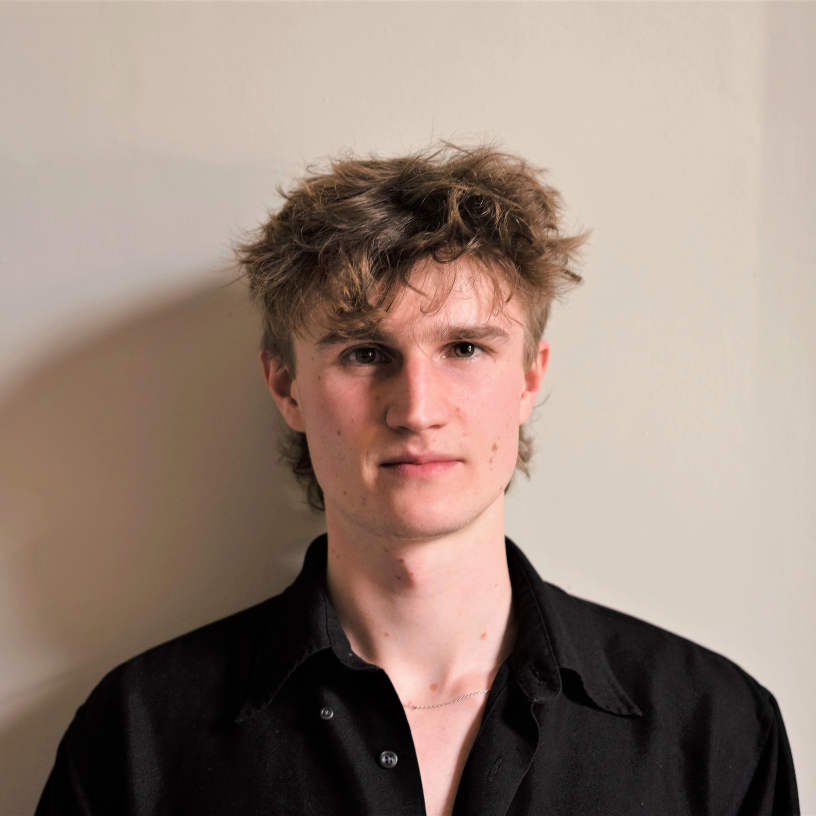
#> input picture imgs/ed.jpg, 3264 x 3264 px (shown at 1/4 size)
$ jupyter execute contour_snake_seg.ipynb
#> lines starting #> are read from the running program, lines starting #| are printed output that depends on the picture
[cell 1]
import numpy as np
import matplotlib.pyplot as plt
import skimage.segmentation as seg
from skimage import io, color,transform


import math

[cell 2]
def image_show(image, nrows=1, ncols=1, cmap='gray'):
    fig, ax = plt.subplots(nrows=nrows, ncols=ncols, figsize=(6, 6))
    ax.imshow(image, cmap='gray')
    ax.axis('off')
    return fig, ax

[cell 3]
image = io.imread('imgs/ed.jpg')
#> image is the input picture: shape (3264, 3264, 3); mean R, G, B 151.3, 132.7, 121.6
image = transform.resize(image,(512,512))
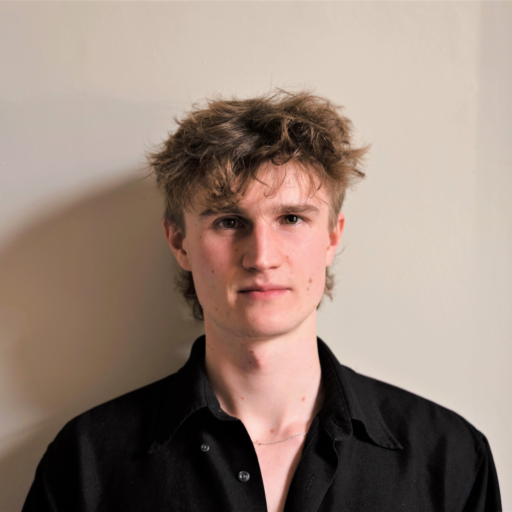
#> image: shape (512, 512, 3) float64; mean R, G, B 0.593, 0.52, 0.477
image_gray = color.rgb2gray(image)
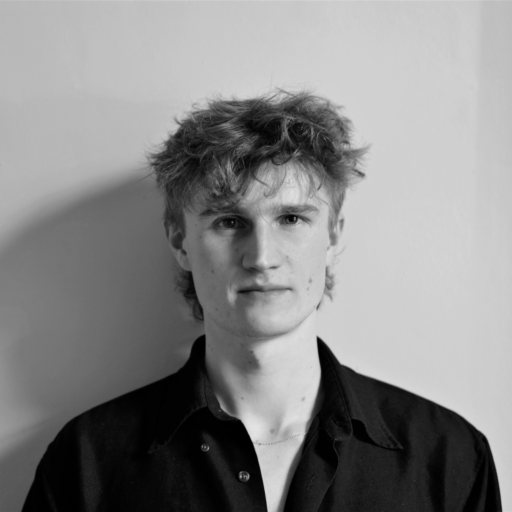
#> image_gray: shape (512, 512) float64; min 0.000578, max 0.895, mean 0.533

[cell 4]
def ellipse_points(resolution:int, center:tuple, x_rad:int, y_rad:int) -> tuple:
    t = np.linspace(0, 2*math.pi, resolution)
    x = center[0] + x_rad*np.cos(t)
    y = center[1] + y_rad*np.sin(t)

    res = np.array([x, y]).T

    # Exclude last point because a closed path should not have duplicate points
    return res[:-1]

[cell 5]
print(image.shape)
#| (512, 512, 3)

# [7 lines of commented-out code are left out]

s = np.linspace(0, 2*np.pi, 800)
r = 200 + 140*np.sin(s)
c = 260 + 130*np.cos(s)
points = np.array([r, c]).T

[cell 6]
fig, ax = image_show(image_gray)
ax.plot(points[:, 1], points[:, 0], '--r', lw=3)
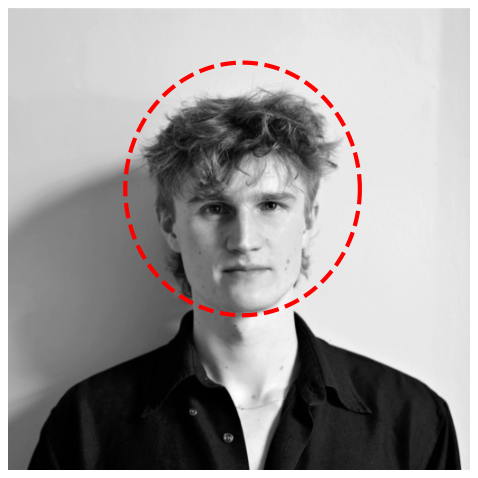
#> figure drawn by matplotlib, 1 panel

[cell 7]
beta = 50 #contour smoothness factor
alpha = 0.015 #contour contraction speed factor

snake = seg.active_contour(image_gray, points, alpha=alpha, beta=beta, gamma=0.001)
#> snake = 800 pairs, first value 93.55 to 341.1, second value 150.4 to 361.6

fig, ax = image_show(image)
ax.plot(points[:, 1], points[:, 0], '--r', lw=3)
ax.plot(snake[:, 1], snake[:, 0], '-b', lw=3)
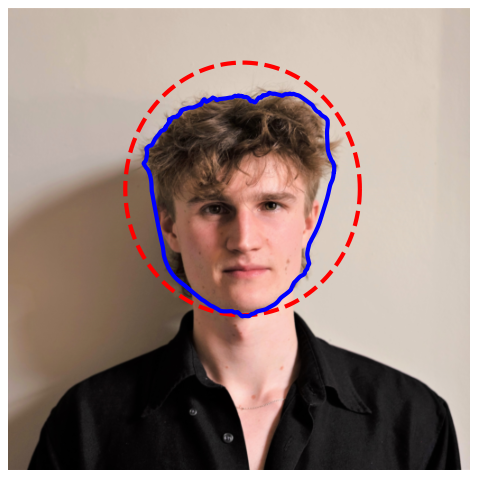
#> figure drawn by matplotlib, 1 panel
